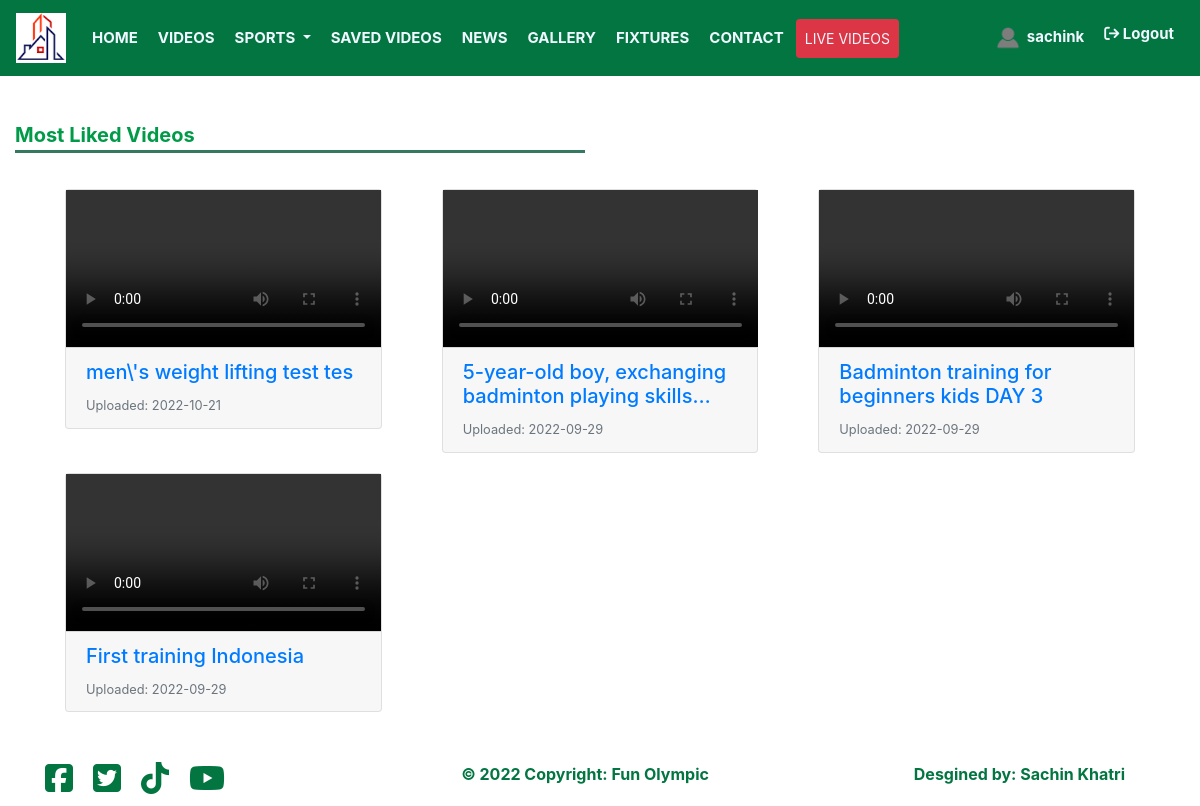
/filtered_video.php?most_liked (signed in), run on the app's committed database.
### tables this page shows
CREATE TABLE `users` (
  `uid` int(11) NOT NULL,
  `fullname` varchar(255) NOT NULL,
  `phone` varchar(255) NOT NULL,
  `nationality` varchar(255) NOT NULL,
  `email` varchar(255) NOT NULL,
  `profile_image` varchar(255) NOT NULL,
  `username` varchar(255) NOT NULL,
  `password` varchar(255) NOT NULL,
  `status` varchar(255) NOT NULL,
  `registered_date` varchar(255) NOT NULL,
  `is_admin` int(11) NOT NULL,
  `last_login` varchar(255) NOT NULL
);

CREATE TABLE `videos` (
  `vid` int(11) NOT NULL,
  `title` varchar(255) NOT NULL,
  `category_title` varchar(255) NOT NULL,
  `description` mediumtext NOT NULL,
  `video_path` varchar(255) NOT NULL,
  `tags` varchar(255) NOT NULL,
  `views` int(11) NOT NULL,
  `upload_date` varchar(255) NOT NULL,
  `upload_time` varchar(255) NOT NULL
);

### functions.php (called while the page is built, shortened)
<?php include "db.php" ?>
<?php
function recordCount($table){
    global $connection;
    $query = "SELECT * FROM " . $table;
    $select_from_table = mysqli_query($connection, $query);
    $result = mysqli_num_rows($select_from_table);
    return $result;
}
?>

### filtered_video.php (the view, shortened to what this page needs)
<?php include "header.php"?>
<?php
if(isset($_GET['most_liked']) || isset($_GET['recommended'])){
    if(recordCount('videos')==0){
        echo "<p class='text-center text-danger'>No videos available</p>";
    }
    else{ ?>
<div class="row">
    <div class="col-md-6">
        <?php
        if(isset($_GET['most_liked'])){
        echo "<p class='section-heading'>Most Liked Videos</p>";
        }
        ?>
    </div>
</div>
<div class="row" style="padding:20px 50px">
    <div class="card-deck">
        <?php
                $video_query = mysqli_query($connection, "SELECT * FROM videos ORDER BY upload_date DESC");
                while($row = mysqli_fetch_assoc($video_query)){
                    $title     = $row['title'];
                    $video_path     = $row['video_path'];
                    $upload_date     = $row['upload_date'];
                ?>
        <div class="col-md-4" style="margin-bottom:20px">
            <div class="card">
                <video width="100%" controls>
                    <source src="videos/<?php echo $video_path ?>" type="video/mp4">
                </video>
                <div class="card-footer">
                    <a href="play_video.php?vid=<?php echo $vid ?>&title=<?php echo $title ?>&type=highlight">
                        <h5 class="card-title"
                            style="overflow: hidden; display: -webkit-box; -moz-box-orient: vertical;
                                    -webkit-box-orient: vertical; box-orient: vertical; -webkit-line-clamp: 2; ine-clamp: 2; ">
                            <?php echo $title ?></h5>
                    </a>
                    <small class="text-muted">Uploaded: <?php echo $upload_date  ?> </small>
                </div>
            </div>
        </div>
            <?php }} ?>
    </div>
</div>
<?php }
?>
<?php include "footer.php"?>

### header.php (shortened to what this page needs)
<?php
include ("functions.php");
$username = $_SESSION['username'];
?>
<!DOCTYPE html>
<html lang="en">
<head>
    <link rel="stylesheet" href="https://stackpath.bootstrapcdn.com/bootstrap/4.5.0/css/bootstrap.min.css">
    <link rel="stylesheet" href="https://maxcdn.bootstrapcdn.com/font-awesome/4.7.0/css/font-awesome.min.css">
    <link rel="stylesheet" href="css/styles.css">
</head>
<body>
    <nav class="navbar navbar-expand-lg fixed-top navbar-light">
        <a class="navbar-brand" href="<?php if(!isset($_GET['notlogged'])){echo 'home.php';} else{echo 'index.php';}?>"><img src="images/logo.png" height="50" width="50" alt=""></a>
        <div class="collapse navbar-collapse" id="navbarNavDropdown">
            <ul class="navbar-nav mr-auto">
                <li class="nav-item active">
                    <a class="nav-link" href="home.php">HOME</a>
                </li>
                <li class="nav-item">
                    <a class="nav-link" href="video_archive.php">VIDEOS</a>
                </li>
                <li class="nav-item dropdown">
                    <a class="nav-link dropdown-toggle" href="#" id="navbarDropdownMenuLink" data-toggle="dropdown"
                        aria-haspopup="true" aria-expanded="false">
                        SPORTS
                    </a>
                </li>
                <li class="nav-item">
                    <a class="nav-link" href="filtered_video.php?favorite">SAVED VIDEOS</a>
                </li>
                <li class="nav-item">
                    <a class="nav-link" href="news.php">NEWS</a>
                </li>
                <li class="nav-item">
                    <a class="nav-link" href="gallery.php">GALLERY</a>
                </li>
                <li class="nav-item">
                    <a class="nav-link" href="fixtures.php">FIXTURES</a>
                </li>
                <li class="nav-item">
                    <a class="nav-link" href="contact.php">CONTACT</a>
                </li>
                <li class="nav-item">
                    <a class="nav-link btn btn-danger btn-sm" href="video.php?live">LIVE VIDEOS</a>
                </li>
            </ul>
            <ul class="navbar-nav">
                <li class="nav-item">
                    <a class="nav-link" href="profile.php">
                        <?php
                            $query = "SELECT * FROM users WHERE username = '$username'";
                            $select_user = mysqli_query($connection, $query);
                            while($row = mysqli_fetch_assoc($select_user)) {
                                $profile_image = $row['profile_image'];
                            ?>
                        <img src="images/<?php echo $profile_image ?>" height="30" width="30" alt=""
                            style="border-radius:50%">
                        <?php echo $username?>
                        <?php } ?>
                    </a>
                </li>
                <li class="nav-item">
                    <a class="nav-link logout" href="logout.php"><i
                            class="fa-solid fa-arrow-right-from-bracket"></i>&nbsp;Logout</a>
                </li>
            </ul>
        </div>
    </nav>
    <div class="container-fluid">

### css/styles.css (style rules this page uses)
.navbar { background:#027541; width:100%; font-size: 15px; font-weight: bold; }
.nav-item { border: 2px #027541 solid; }
.nav-link { color:aliceblue !important; }
.section-heading { color:#009a49; font-weight: bold; font-size: 20px; border-bottom-style:solid; border-color:#357960; padding-top: 20px; }

### data on the page
users: profile_image (placeholder picture)
videos: title "men\\'s weight lifting test tes", upload_date "2022-10-21"
videos: title "5-year-old boy, exchanging badminton playing…", upload_date "2022-09-29"
videos: title "Badminton training for beginners kids DAY 3", upload_date "2022-09-29"
videos: title "First training Indonesia", upload_date "2022-09-29"
